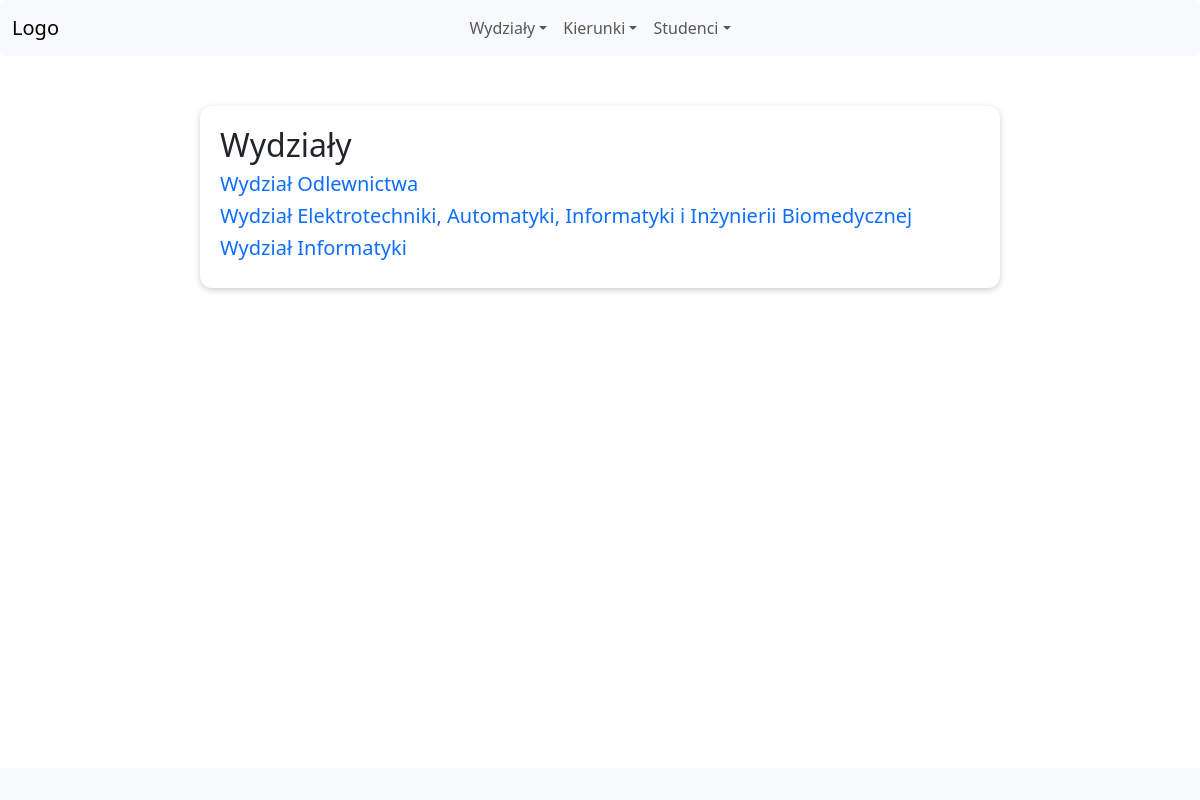
/wydzialy/, run on the app's committed database.
### www/models.py (models this page shows, shortened)
class Wydzial(models.Model):
    nazwa = models.CharField(max_length=200)
    logo = models.ImageField(upload_to='images')
    utworzono = models.DateTimeField(auto_now=False, auto_now_add=True)
    class Meta:
        verbose_name = 'Wydział'
        verbose_name_plural = 'Wydziały'

### www/views.py (the view)
# urls.py: path('wydzialy/', views.wydzialy_lista, name='wydzialy-lista'),
def wydzialy_lista(request):
    return render(request, 'www/wydzialy.html', {
        'wydzialy': wydzialy
        })

### www/templates/www/wydzialy.html (shortened to what this page needs)
{% extends "www/base.html" %}
{% load static %}
{% block css %}
<link rel="stylesheet" href="{% static 'www/style.css' %}">
{% endblock %}
{% block content %}
    <div id="wydzialy">
        <h2>Wydziały</h2>
        {% for wydzial in wydzialy %}
        <h5><a href="{% url 'detail-wydzial' pk=wydzial.pk %}">{{wydzial.nazwa}}</a></h5>
        {% endfor %}
    </div>
{% endblock %}

### www/static/www/style.css (style rules this page uses)
form, #wydzialy, #kierunki, #studenci, #wszystko, #student { margin: 50px auto; width: 80%; max-width: 800px; padding: 20px; border-radius: 12px; box-shadow: 0 2px 6px rgba(0,0,0,0.2); }
a:link { text-decoration: none; }

### data on the page
Wydzial: nazwa "Wydział Odlewnictwa"
Wydzial: nazwa "Wydział Elektrotechniki, Automatyki, Informatyki i Inżynierii Biomedycznej"
Wydzial: nazwa "Wydział Informatyki"
